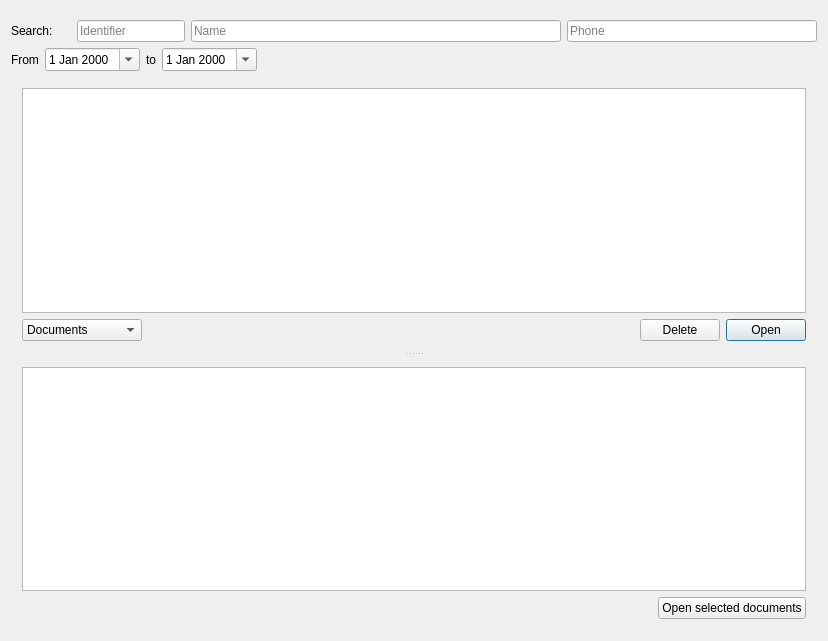
<?xml version="1.0" encoding="UTF-8"?>
<ui version="4.0">
 <class>BrowserDialog</class>
 <widget class="QDialog" name="BrowserDialog">
  <property name="geometry">
   <rect>
    <x>0</x>
    <y>0</y>
    <width>828</width>
    <height>641</height>
   </rect>
  </property>
  <property name="windowTitle">
   <string>BrowserDialog</string>
  </property>
  <property name="modal">
   <bool>true</bool>
  </property>
  <layout class="QVBoxLayout" name="verticalLayout_2">
   <property name="spacing">
    <number>0</number>
   </property>
   <property name="leftMargin">
    <number>0</number>
   </property>
   <property name="topMargin">
    <number>9</number>
   </property>
   <property name="rightMargin">
    <number>0</number>
   </property>
   <property name="bottomMargin">
    <number>0</number>
   </property>
   <item>
    <widget class="QTabBar" name="tabBar" native="true"/>
   </item>
   <item>
    <widget class="QFrame" name="frame">
     <property name="frameShape">
      <enum>QFrame::Shape::NoFrame</enum>
     </property>
     <layout class="QVBoxLayout" name="verticalLayout_4">
      <item>
       <layout class="QHBoxLayout" name="horizontalLayout_2">
        <item>
         <widget class="QLabel" name="label_3">
          <property name="sizePolicy">
           <sizepolicy hsizetype="Fixed" vsizetype="Preferred">
            <horstretch>0</horstretch>
            <verstretch>0</verstretch>
           </sizepolicy>
          </property>
          <property name="minimumSize">
           <size>
            <width>60</width>
            <height>0</height>
           </size>
          </property>
          <property name="text">
           <string>Search:</string>
          </property>
         </widget>
        </item>
        <item>
         <widget class="QLineEdit" name="idSearchEdit">
          <property name="sizePolicy">
           <sizepolicy hsizetype="Fixed" vsizetype="Fixed">
            <horstretch>0</horstretch>
            <verstretch>0</verstretch>
           </sizepolicy>
          </property>
          <property name="inputMask">
           <string/>
          </property>
          <property name="maxLength">
           <number>10</number>
          </property>
          <property name="placeholderText">
           <string>Identifier</string>
          </property>
         </widget>
        </item>
        <item>
         <widget class="QLineEdit" name="nameSearchEdit">
          <property name="sizePolicy">
           <sizepolicy hsizetype="Expanding" vsizetype="Fixed">
            <horstretch>0</horstretch>
            <verstretch>0</verstretch>
           </sizepolicy>
          </property>
          <property name="minimumSize">
           <size>
            <width>350</width>
            <height>0</height>
           </size>
          </property>
          <property name="placeholderText">
           <string>Name</string>
          </property>
         </widget>
        </item>
        <item>
         <widget class="QLineEdit" name="phoneSearchEdit">
          <property name="sizePolicy">
           <sizepolicy hsizetype="Preferred" vsizetype="Fixed">
            <horstretch>0</horstretch>
            <verstretch>0</verstretch>
           </sizepolicy>
          </property>
          <property name="minimumSize">
           <size>
            <width>250</width>
            <height>0</height>
           </size>
          </property>
          <property name="maximumSize">
           <size>
            <width>16777215</width>
            <height>16777215</height>
           </size>
          </property>
          <property name="inputMask">
           <string/>
          </property>
          <property name="text">
           <string/>
          </property>
          <property name="maxLength">
           <number>15</number>
          </property>
          <property name="placeholderText">
           <string>Phone</string>
          </property>
         </widget>
        </item>
       </layout>
      </item>
      <item>
       <layout class="QHBoxLayout" name="horizontalLayout_3">
        <item>
         <widget class="QLabel" name="fromLabel">
          <property name="text">
           <string>From</string>
          </property>
         </widget>
        </item>
        <item>
         <widget class="DateEdit" name="fromDateEdit">
          <property name="calendarPopup">
           <bool>true</bool>
          </property>
         </widget>
        </item>
        <item>
         <widget class="QLabel" name="toLabel">
          <property name="text">
           <string>to</string>
          </property>
         </widget>
        </item>
        <item>
         <widget class="DateEdit" name="toDateEdit">
          <property name="calendarPopup">
           <bool>true</bool>
          </property>
         </widget>
        </item>
        <item>
         <spacer name="horizontalSpacer_2">
          <property name="orientation">
           <enum>Qt::Orientation::Horizontal</enum>
          </property>
          <property name="sizeHint" stdset="0">
           <size>
            <width>40</width>
            <height>20</height>
           </size>
          </property>
         </spacer>
        </item>
        <item>
         <widget class="QLabel" name="countLabel">
          <property name="text">
           <string/>
          </property>
         </widget>
        </item>
       </layout>
      </item>
      <item>
       <widget class="QSplitter" name="splitter">
        <property name="midLineWidth">
         <number>4</number>
        </property>
        <property name="orientation">
         <enum>Qt::Orientation::Vertical</enum>
        </property>
        <widget class="QWidget" name="layoutWidget">
         <layout class="QVBoxLayout" name="verticalLayout">
          <item>
           <widget class="ListTable" name="tableView">
            <property name="minimumSize">
             <size>
              <width>0</width>
              <height>0</height>
             </size>
            </property>
           </widget>
          </item>
          <item>
           <layout class="QHBoxLayout" name="horizontal_layout">
            <item>
             <widget class="QComboBox" name="detailsCombo">
              <property name="minimumSize">
               <size>
                <width>120</width>
                <height>0</height>
               </size>
              </property>
              <item>
               <property name="text">
                <string>Documents</string>
               </property>
              </item>
              <item>
               <property name="text">
                <string>Procedures</string>
               </property>
              </item>
             </widget>
            </item>
            <item>
             <spacer name="horizontalSpacer">
              <property name="orientation">
               <enum>Qt::Orientation::Horizontal</enum>
              </property>
              <property name="sizeType">
               <enum>QSizePolicy::Policy::Expanding</enum>
              </property>
              <property name="sizeHint" stdset="0">
               <size>
                <width>40</width>
                <height>20</height>
               </size>
              </property>
             </spacer>
            </item>
            <item>
             <widget class="QPushButton" name="deleteButton">
              <property name="text">
               <string>Delete</string>
              </property>
              <property name="autoDefault">
               <bool>false</bool>
              </property>
             </widget>
            </item>
            <item>
             <widget class="QPushButton" name="openButton">
              <property name="text">
               <string>Open</string>
              </property>
              <property name="default">
               <bool>true</bool>
              </property>
             </widget>
            </item>
           </layout>
          </item>
         </layout>
        </widget>
        <widget class="QWidget" name="layoutWidget">
         <layout class="QVBoxLayout" name="verticalLayout_3">
          <item>
           <widget class="ListTable" name="preView">
            <property name="sizePolicy">
             <sizepolicy hsizetype="Expanding" vsizetype="Expanding">
              <horstretch>0</horstretch>
              <verstretch>0</verstretch>
             </sizepolicy>
            </property>
            <property name="minimumSize">
             <size>
              <width>0</width>
              <height>0</height>
             </size>
            </property>
            <property name="maximumSize">
             <size>
              <width>16777215</width>
              <height>16777215</height>
             </size>
            </property>
           </widget>
          </item>
          <item>
           <layout class="QHBoxLayout" name="horizontalLayout">
            <property name="bottomMargin">
             <number>0</number>
            </property>
            <item>
             <spacer name="previewSpacer">
              <property name="orientation">
               <enum>Qt::Orientation::Horizontal</enum>
              </property>
              <property name="sizeHint" stdset="0">
               <size>
                <width>40</width>
                <height>0</height>
               </size>
              </property>
             </spacer>
            </item>
            <item>
             <widget class="QPushButton" name="openDocButton">
              <property name="text">
               <string>Open selected documents</string>
              </property>
             </widget>
            </item>
           </layout>
          </item>
         </layout>
        </widget>
       </widget>
      </item>
     </layout>
    </widget>
   </item>
  </layout>
 </widget>
 <layoutdefault spacing="6" margin="11"/>
 <customwidgets>
  <customwidget>
   <class>DateEdit</class>
   <extends>QDateEdit</extends>
   <header>View/uiComponents/DateEdit.h</header>
  </customwidget>
  <customwidget>
   <class>ListTable</class>
   <extends>QTableView</extends>
   <header>View/uiComponents/ListTable.h</header>
  </customwidget>
  <customwidget>
   <class>QTabBar</class>
   <extends>QWidget</extends>
   <header location="global">qtabbar.h</header>
   <container>1</container>
  </customwidget>
 </customwidgets>
 <resources/>
 <connections/>
</ui>
